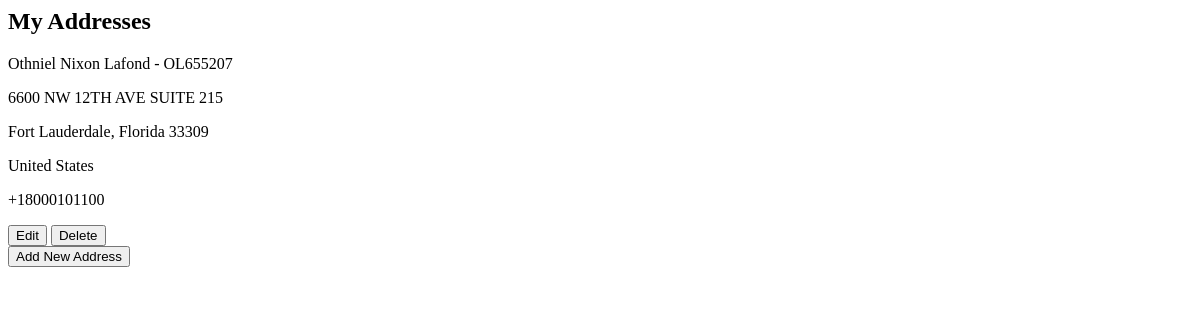
Before: /add-address/ (signed in) with the older database file.
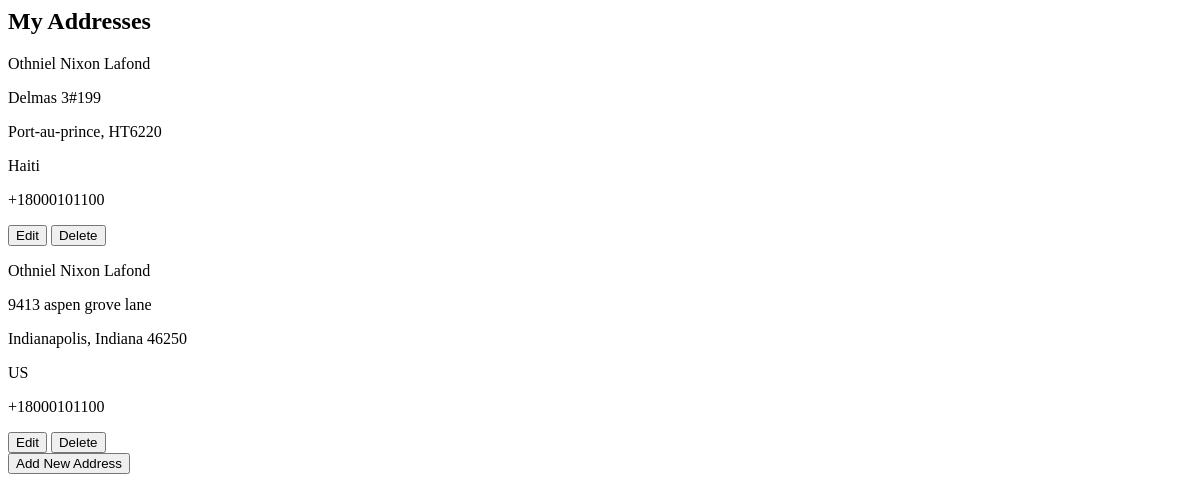
After: the same page with the newer database file.
### linetrendy/models.py (models this page shows, shortened)
class ShippingAddress(models.Model):
    user = models.ForeignKey(
        settings.AUTH_USER_MODEL,
        on_delete=models.CASCADE,
        related_name="addresses",
        null=True,
        blank=True
    )
    order = models.ForeignKey(
        'Order',
        on_delete=models.CASCADE,
        related_name='shipping_addresses',
        null=True,
        blank=True
    )
    full_name = models.CharField(max_length=255)
    line1 = models.CharField("Street Address", max_length=255)
    line2 = models.CharField("Apartment/Suite (Optional)", max_length=255, blank=True)
    city = models.CharField(max_length=100)
    state = models.CharField(max_length=100)
    postal_code = models.CharField(max_length=20)
    country = CountryField(default='US')
    phone = models.CharField(max_length=20, blank=True, null=True)

### linetrendy/views.py (the view, shortened to what this page needs)
# urls.py: path('add-address/', views.add_address, name='add_address'),
@login_required
def add_address(request):
    addresses = ShippingAddress.objects.filter(user=request.user)
    return render(request, "linetrendy/partials/address_list.html", {"addresses": addresses})

### linetrendy/context_processors.py (called while the page is built)
def cart_count(request):
    if request.user.is_authenticated:
        count = CartItem.objects.filter(cart__user=request.user).aggregate(
            total_quantity=Sum('quantity')
        )['total_quantity'] or 0
    else:
        from .utils import get_cart  # wherever your get_cart is defined
        cart = get_cart(request)
        count = cart.items.aggregate(total_quantity=Sum('quantity'))['total_quantity'] or 0
    return {'cart_count': count}

def category_list(request):
    categories = Category.objects.all()
    selected_category = request.GET.get('category')
    search_query = request.GET.get('q', '')
    try:
        selected_category = int(selected_category) if selected_category else None
    except (TypeError, ValueError):
        selected_category = None
    return {
        'categories': categories,
        'selected_category': selected_category,
        'search_query': search_query,
    }

### linetrendy/templates/linetrendy/partials/address_list.html
<div id="address-tab-wrapper">
  <div id="address-tab" class="tab-content">
    <h2 class="text-2xl font-semibold text-gray-800 mb-4">My Addresses</h2>
    {% if addresses %}
      <div id="address-list" class="space-y-4">
        {% for address in addresses %}
          <div
            class="border rounded-lg p-4 hover:shadow-lg transition-shadow bg-gray-50 flex justify-between items-start"
            data-id="{{ address.id }}"
            data-full_name="{{ address.full_name }}"
            data-line1="{{ address.line1 }}"
            data-line2="{{ address.line2 }}"
            data-city="{{ address.city }}"
            data-state="{{ address.state }}"
            data-postal_code="{{ address.postal_code }}"
            data-country="{{ address.country }}"
            data-phone="{{ address.phone }}"
          >
            <div>
              <p class="font-semibold text-gray-800">{{ address.full_name }}</p>
              <p class="text-gray-600">{{ address.line1 }}{% if address.line2 %}, {{ address.line2 }}{% endif %}</p>
              <p class="text-gray-600">{{ address.city }}, {{ address.state }} {{ address.postal_code }}</p>
              <p class="text-gray-600">{{ address.country }}</p>
              <p class="text-gray-600">{{ address.phone }}</p>
            </div>
            <div class="flex flex-col gap-2 ml-4">
              <button
                onclick="openEditAddressModal({{ address.id }})"
                class="bg-blue-600 hover:bg-blue-700 text-white px-4 py-1 rounded transition">
                Edit
              </button>
              <button
                onclick="openDeleteModal({{ address.id }})"
                class="bg-red-600 hover:bg-red-700 text-white px-4 py-1 rounded transition">
                Delete
              </button>
            </div>
          </div>
        {% endfor %}
      </div>
    {% else %}
      <p class="text-gray-600">You haven't added any addresses yet.</p>
    {% endif %}
    <button onclick="openAddAddressModal()" class="mt-4 bg-red-600 hover:bg-red-700 text-white px-6 py-2 rounded-lg transition">
      Add New Address
    </button>
  </div>
</div>

Changed rows visible on the page:
removed ShippingAddress: full_name "Othniel Nixon Lafond - OL655207", line1 "6600 NW 12TH AVE SUITE 215", city "Fort Lauderdale", state "Florida", postal_code "33309", country "United States", phone "+18000101100"
added ShippingAddress: full_name "Othniel Nixon Lafond", line1 "Delmas 3#199", city "Port-au-prince", postal_code "HT6220", country "Haiti", phone "+18000101100"
added ShippingAddress: full_name "Othniel Nixon Lafond", line1 "9413 aspen grove lane", city "Indianapolis", state "Indiana", postal_code "46250", country "US", phone "+18000101100"
